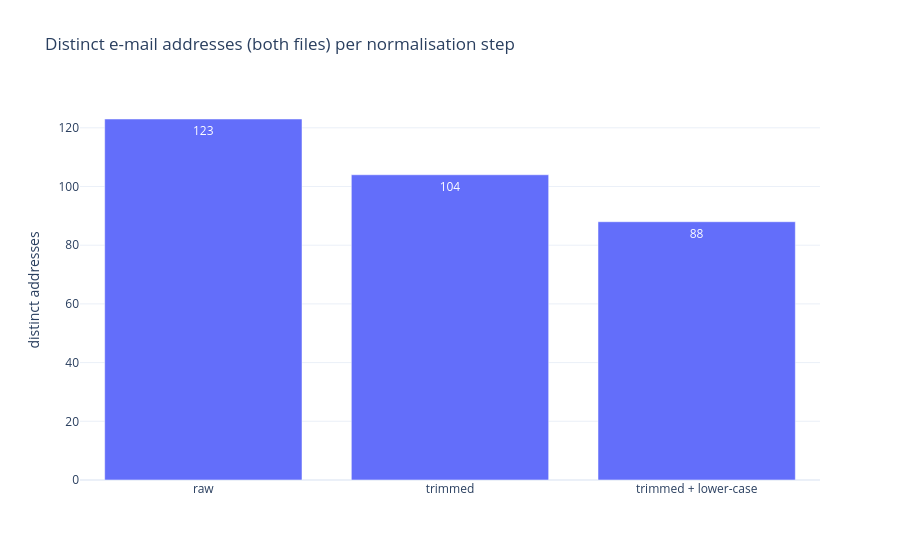

The notebook cell saved with this chart:
### Markdown cell above
### Case variants in e-mail addresses

The e-mail address is the only attribute that identifies a person across leads and conversions, so its
normalisation matters. How many *different* addresses are there after each cleaning step?

### Code cell
emails = pd.concat([leads_raw["email"], conv_raw["email"]])
email_steps = pd.DataFrame(
    {
        "step": ["raw", "trimmed", "trimmed + lower-case"],
        "distinct addresses": [
            emails.nunique(),
            emails.str.strip().nunique(),
            emails.str.strip().str.lower().nunique(),
        ],
    }
)

fig = px.bar(
    email_steps,
    x="step",
    y="distinct addresses",
    text_auto=True,
    title="Distinct e-mail addresses (both files) per normalisation step",
)
fig.update_xaxes(title=None)
fig.show()

### Figure 1 — Plotly figure (JSON) as saved in the notebook; plotly's stock layout.template omitted (floating-point values rounded to 4 significant figures)
{"data": [{"hovertemplate": "step=%{x}<br>distinct addresses=%{y}<extra></extra>", "legendgroup": "", "marker": {"color": "#636efa", "pattern": {"shape": ""}}, "name": "", "orientation": "v", "showlegend": false, "textposition": "auto", "texttemplate": "%{y}", "type": "bar", "x": ["raw", "trimmed", "trimmed + lower-case"], "xaxis": "x", "y": [123, 104, 88], "yaxis": "y"}], "layout": {"barmode": "relative", "legend": {"tracegroupgap": 0}, "title": {"text": "Distinct e-mail addresses (both files) per normalisation step"}, "xaxis": {"anchor": "y", "domain": [0.0, 1.0], "title": {}}, "yaxis": {"anchor": "x", "domain": [0.0, 1.0], "title": {"text": "distinct addresses"}}}}
